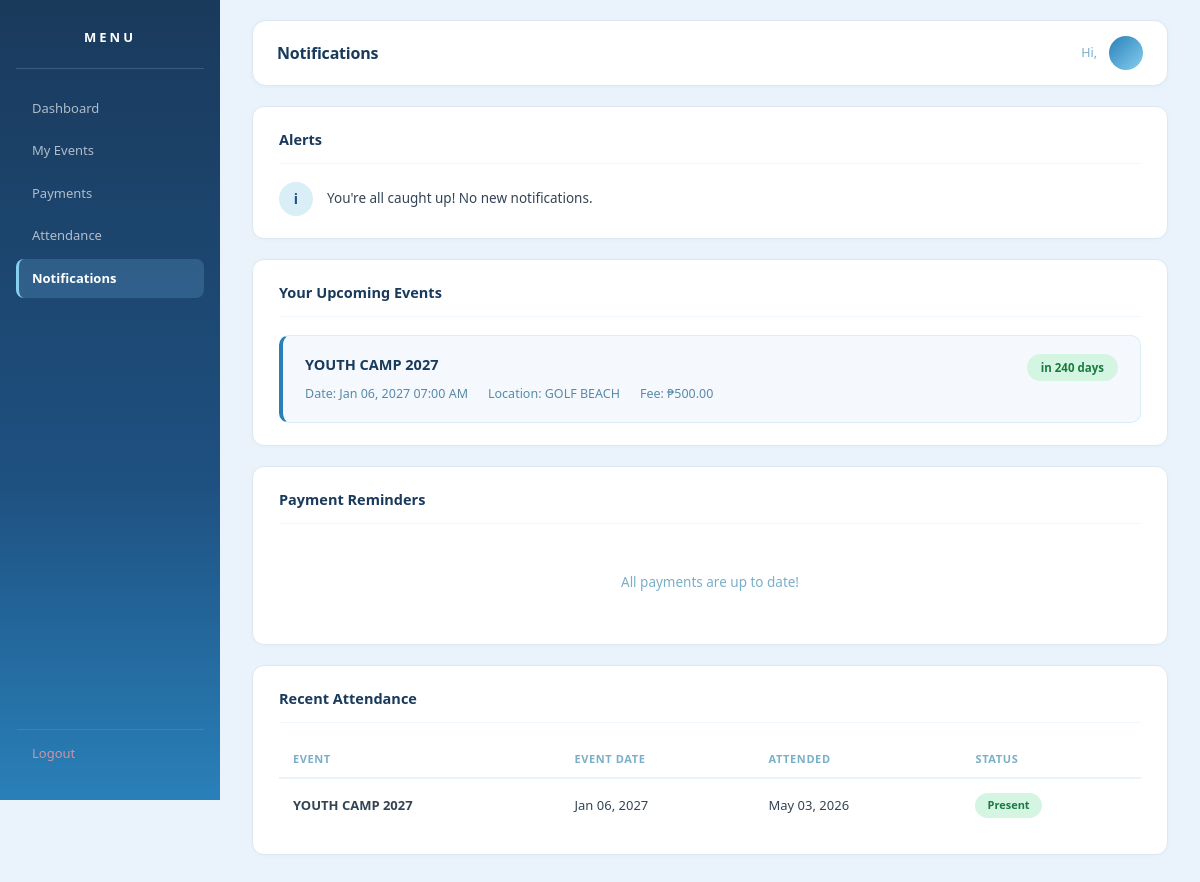
Page /user_notifications.php (signed in) on the earlier database version.
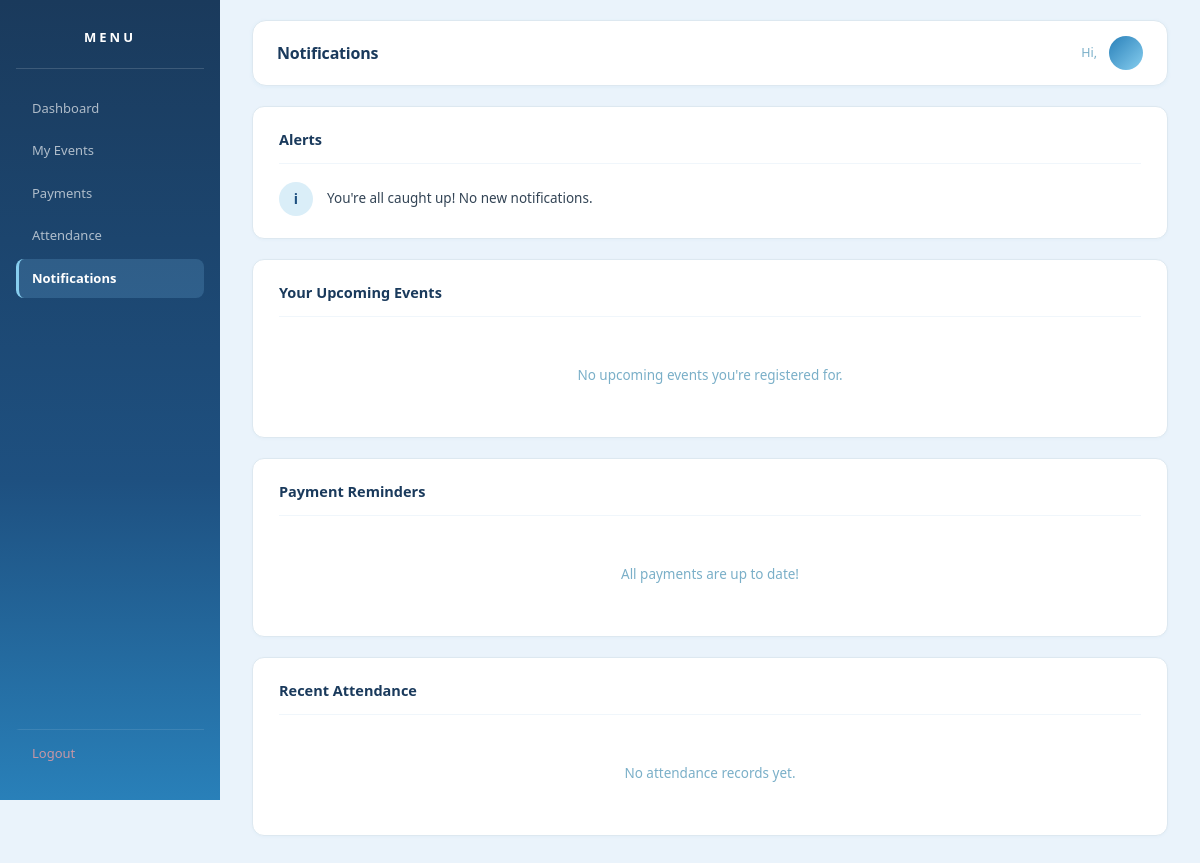
Same page on the later database version.
### tables this page shows
CREATE TABLE `attendance` (
  `id` int(11) NOT NULL,
  `user_id` int(11) DEFAULT NULL,
  `event_id` int(11) DEFAULT NULL,
  `status` enum('present','absent') DEFAULT 'absent',
  `attendance_date` date DEFAULT NULL
);

CREATE TABLE `events` (
  `id` int(11) NOT NULL,
  `event_name` varchar(150) NOT NULL,
  `description` text DEFAULT NULL,
  `event_date` datetime NOT NULL,
  `event_end_date` datetime DEFAULT NULL,
  `location` varchar(150) DEFAULT NULL,
  `fee` decimal(10,2) DEFAULT 0.00,
  `is_free` tinyint(1) NOT NULL DEFAULT 0,
  `created_at` timestamp NOT NULL DEFAULT current_timestamp()
);

### user_notifications.php (the view, shortened to what the changed rows need)
<?php
require_once 'database.php';
$user_id    = $_SESSION['user_id'];
$upcoming_events = $conn->query("
    SELECT e.event_name, e.event_date, e.location, e.fee, e.is_free,
           DATEDIFF(e.event_date, NOW()) AS days_until,
           COALESCE(SUM(p.amount_paid), 0) AS total_paid
    FROM registrations r
    JOIN events e ON e.id = r.event_id
    LEFT JOIN payments p ON p.user_id = r.user_id AND p.event_id = r.event_id AND e.is_free = 0
    WHERE r.user_id = $user_id AND e.event_date >= NOW()
    GROUP BY e.id
    ORDER BY e.event_date ASC
");
$attendance_records = $conn->query("
    SELECT e.event_name, e.event_date, a.status, a.attendance_date
    FROM attendance a
    JOIN events e ON e.id = a.event_id
    WHERE a.user_id = $user_id
    ORDER BY a.attendance_date DESC
    LIMIT 10
");
$notifications = [];
$upcoming_arr  = [];
while ($ev = $upcoming_events->fetch_assoc()) {
    $upcoming_arr[] = $ev;
}
if (empty($notifications))
    $notifications[] = ['type'=>'info', 'msg'=>"You're all caught up! No new notifications."];
?>
<!DOCTYPE html>
<html lang="en">
<head>
<link rel="stylesheet" href="user_dashboard.css">
</head>
<body>
<div class="sidebar">
    <h2>MENU</h2>
</div>
<div class="main">
<div class="header">
    <h1>Notifications</h1>
</div>
<div class="container">
    <div class="section">
        <h2>Alerts</h2>
        <ul class="notif-list">
            <?php
            $icons = ['urgent'=>'!','warn'=>'!','info'=>'i'];
            foreach ($notifications as $n): ?>
            <li class="notif-item">
                <div class="notif-icon <?= $n['type'] ?>"><?= $icons[$n['type']] ?? 'i' ?></div>
                <span class="notif-text"><?= $n['msg'] ?></span>
            </li>
            <?php endforeach; ?>
        </ul>
    </div>
    <div class="section">
        <h2>Your Upcoming Events</h2>
        <?php if (!empty($upcoming_arr)): ?>
        <div class="upcoming-cards">
            <?php foreach ($upcoming_arr as $ev):
                $days = (int)$ev['days_until'];
                $chip_class = $days === 0 ? 'today' : ($days <= 7 ? 'soon' : 'upcoming');
                $chip_label = $days === 0 ? 'TODAY' : ($days === 1 ? 'TOMORROW' : "in {$days} days");
            ?>
            <div class="upcoming-card">
                <div>
                    <h4><?= htmlspecialchars($ev['event_name']) ?></h4>
                    <div class="upcoming-meta">
                        <span>Date: <?= date('M d, Y h:i A', strtotime($ev['event_date'])) ?></span>
                        <span>Location: <?= htmlspecialchars($ev['location'] ?? '—') ?></span>
                        <span>
                            <?php if ($ev['is_free']): ?>
                                <strong style="color:#27ae60;">Free</strong>
                            <?php else: ?>
                                Fee: ₱<?= number_format($ev['fee'], 2) ?>
                            <?php endif; ?>
                        </span>
                    </div>
                </div>
                <span class="days-chip <?= $chip_class ?>"><?= $chip_label ?></span>
            </div>
            <?php endforeach; ?>
        </div>
        <?php else: ?>
        <p class="empty-state">No upcoming events you're registered for.</p>
        <?php endif; ?>
    </div>
    <div class="section">
        <h2>Payment Reminders</h2>
    </div>
    <div class="section">
        <h2>Recent Attendance</h2>
        <?php if ($attendance_records->num_rows > 0): ?>
        <table class="data-table">
            <thead>
                <tr>
                    <th>Event</th>
                    <th>Event Date</th>
                    <th>Attended</th>
                    <th>Status</th>
                </tr>
            </thead>
            <tbody>
            <?php while($ar = $attendance_records->fetch_assoc()): ?>
            <tr>
                <td><strong><?= htmlspecialchars($ar['event_name']) ?></strong></td>
                <td><?= date('M d, Y', strtotime($ar['event_date'])) ?></td>
                <td><?= date('M d, Y', strtotime($ar['attendance_date'])) ?></td>
                <td>
                    <span class="pill <?= $ar['status'] === 'present' ? 'pill-present' : 'pill-absent' ?>">
                        <?= ucfirst($ar['status']) ?>
                    </span>
                </td>
            </tr>
            <?php endwhile; ?>
            </tbody>
        </table>
        <?php else: ?>
        <p class="empty-state">No attendance records yet.</p>
        <?php endif; ?>
    </div>
</div>
</div>
</body>
</html>

Differences in the rows shown:
removed attendance: event.event_name "YOUTH CAMP 2027", event.event_date "Jan 06, 2027", attendance_date "May 03, 2026", status "Present"
Other differences:
text no longer shown: "EVENT EVENT DATE ATTENDED STATUS"
text now shown: "No upcoming events you're registered for. No attendance records yet."
list line gone: "YOUTH CAMP 2027 Date: Jan 06, 2027 07:00 AM Location: GOLF BEACH Fee: ₱ 500.00 in 240 days"
